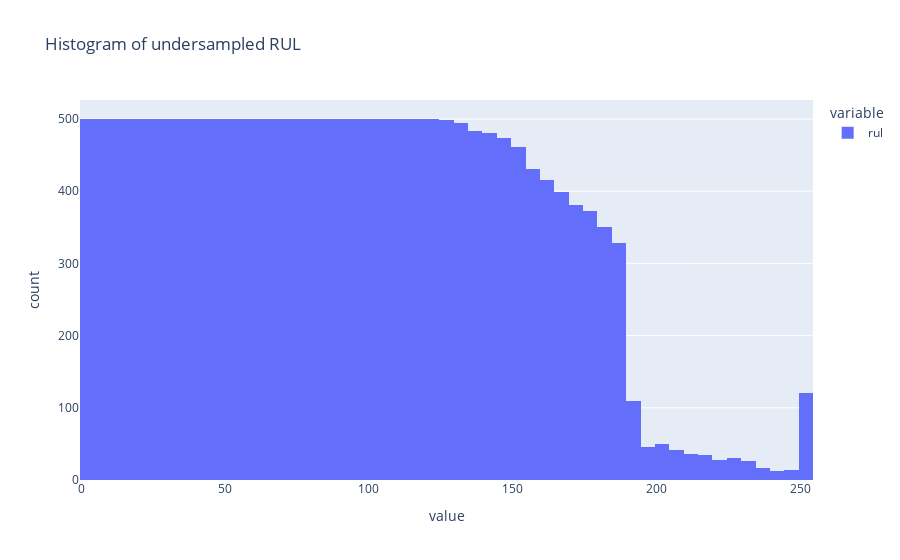

Write notebook code for a chart like this one.
### Code cell
px.histogram(df_balanced['rul'], title="Histogram of undersampled RUL")

### Figure 1 — Plotly figure (JSON) as saved in the notebook; plotly's stock layout.template omitted (floating-point values rounded to 4 significant figures; data arrays with more than 128 entries replaced by an {"elided": "..."} marker saying what was removed)
{"data": [{"alignmentgroup": "True", "bingroup": "x", "hovertemplate": "variable=rul<br>value=%{x}<br>count=%{y}<extra></extra>", "legendgroup": "rul", "marker": {"color": "#636efa", "pattern": {"shape": ""}}, "name": "rul", "offsetgroup": "rul", "orientation": "v", "showlegend": true, "type": "histogram", "x": {"elided": "18633 int values"}, "xaxis": "x", "yaxis": "y"}], "layout": {"barmode": "relative", "legend": {"title": {"text": "variable"}, "tracegroupgap": 0}, "title": {"text": "Histogram of undersampled RUL"}, "xaxis": {"anchor": "y", "domain": [0, 1], "title": {"text": "value"}}, "yaxis": {"anchor": "x", "domain": [0, 1], "title": {"text": "count"}}}}
